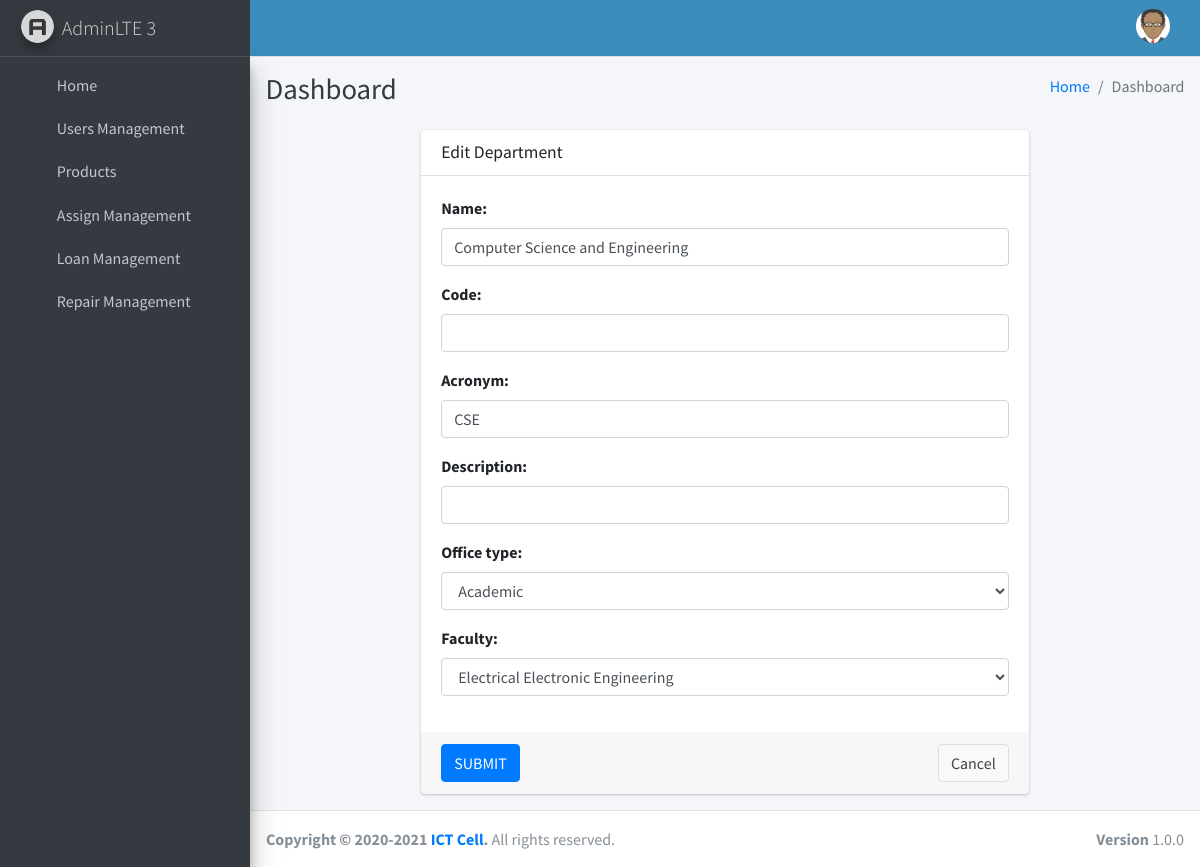
/employees/department/update/1 (signed in), run on the app's committed database.
### employees/models.py (models this page shows, shortened)
class TimeStampedModel(models.Model):
    created_at = models.DateTimeField(auto_now_add=True, auto_now=False, blank=True, null=True)
    modified_at = models.DateTimeField(auto_now=True, blank=True, null=True)
    class Meta:
        abstract = True

class Employee(TimeStampedModel):
    user = models.OneToOneField(settings.AUTH_USER_MODEL, on_delete=models.CASCADE, related_name='employee')
    cell_no = models.CharField(max_length=20, blank=True, null=True)
    address = models.TextField(max_length=300, blank=True, null=True)
    gender = models.CharField(max_length=20, choices=GENDER, blank=True, null=True)
    dob = models.DateField(blank=True, null=True)
    image = models.ImageField(blank=True, null=True, default='employee/avatar.png', upload_to='employee/')
    employee_no = models.IntegerField(blank=True, null=True)
    joining_date = models.DateField(blank=True, null=True)
    active_status = models.CharField(max_length=10, choices=ACTIVE_STATUS, default='active')
    department = models.ForeignKey(Department, on_delete=models.PROTECT, related_name='department', blank=True,
                                   null=True)
    userType = models.ForeignKey(UserType, on_delete=models.PROTECT, related_name='userType', blank=True, null=True)
    designation = models.ForeignKey(Designation, on_delete=models.PROTECT, related_name='designation', blank=True,
                                    null=True)
    slug = models.SlugField(editable=False)

class Department(TimeStampedModel):
    name = models.CharField(max_length=200)
    code = models.CharField(max_length=20, blank=True, null=True)
    acronym = models.CharField(max_length=200, blank=True, null=True)
    description = models.TextField(blank=True, null=True)
    office_type = models.CharField(max_length=10, choices=DEPARTMENT_TYPE, default='ac')
    faculty = models.ForeignKey(Faculty, on_delete=models.PROTECT, related_name='departments')
    slug = models.SlugField(editable=False)

### employees/views.py (the view)
# urls.py: path('department/update/<int:pk>', DepartmentUpdateView.as_view(), name='department_update'),
class DepartmentUpdateView(LoginRequiredMixin, UpdateView):
    template_name = 'employee/department/department_edit.html'
    model = Department
    form_class = DepartmentForm
    success_url = reverse_lazy('department_list')

### employees/forms.py
class DepartmentForm(forms.ModelForm):
    class Meta:
        model = Department
        fields = ('name', 'code', 'acronym', 'description', 'office_type', 'faculty')
        widgets = {
            'name': forms.TextInput(attrs={'class': 'form-control'}),
            'code': forms.TextInput(attrs={'class': 'form-control'}),
            'acronym': forms.TextInput(attrs={'class': 'form-control'}),
            'description': forms.TextInput(attrs={'class': 'form-control'}),
            'office_type': forms.Select(attrs={'class': 'form-control'}),
            'faculty': forms.Select(attrs={'class': 'form-control'}),
        }

### employees/models.py (called while the page is built)
    def __str__(self):
        return self.name

### templates/employee/department/department_edit.html (shortened to what this page needs)
{% extends '_base.html' %}
{% block content %}
    <div class="row">
        <div class="col-8 m-auto">
            <form action="" method="POST" enctype="multipart/form-data">
                <div class="card">
                    <div class="card-header">
                        <h3 class="card-title">Edit Department</h3>
                    </div>
                    <div class="card-body">
                      {% for field in form %}
                            <div class="form-group">
                                {{ field.label_tag }}
                                {{ field }}
                            </div>
                        {% endfor %}
                    </div>
                    <div class="card-footer">
                        <button type="submit" class="btn btn-primary">SUBMIT</button>
                        <a href="{% url 'department_list' %}" class="btn btn-default float-right ">Cancel</a>
                    </div>
                </div>
            </form>
        </div>
    </div>
{% endblock %}

### templates/layouts/_main_header.html (shortened to what this page needs)
{% load static %}
<nav class="main-header navbar navbar-expand navbar-lightblue navbar-light">
    <ul class="navbar-nav">
        <li class="nav-item">
            <a class="nav-link" data-widget="pushmenu" href="#" role="button"><i class="fas fa-bars"></i></a>
        </li>
    </ul>
    <ul class="navbar-nav ml-auto">
        <li class="nav-item dropdown user-menu">
            <a class="nav-link" data-toggle="dropdown" href="#">
                <img src="{{ user.employee.image.url }}" class="user-image" alt="">
            </a>
                </li>
            </ul>
</nav>

### data on the page
Department: form "Computer Science and Engineering" "CSE" "Academic" "Electrical Electronic Engineering"

### other printed values
{{ field.label_tag }} "Name:" "Code:" "Acronym:" "Description:" "Office type:" "Faculty:"
